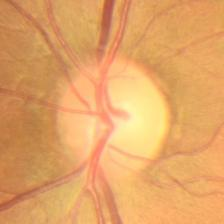
#> input picture analysis/grad_cam/test_images/normal/normal_0008_EDD.jpg, 224 x 224 px; its folder holds only this picture in this run
$ python min_channel.py
#> lines starting #> are read from the running program, lines starting #| are printed output that depends on the picture
"""Exploratory only, not part of the reproducible pipeline: generates a min(R, G, B)
single-channel variant of the basic-resized images, to visually assess whether this
representation might help optic disc localisation (ODL) pipeline development."""

import os
from pathlib import Path
from PIL import Image, ImageChops

DATASETS_ROOT = os.environ.get("DATASETS_ROOT", "./Datasets")
source = os.path.join(DATASETS_ROOT, "Processed Datasets", "basic_resize_224")
destination = os.path.join(DATASETS_ROOT, "Processed Datasets", "min_test")

SOURCE_ROOT = Path(source)
DEST_ROOT = Path(destination)

CLASSES = ["normal", "papilledema", "pseudopapilledema"]
IMAGE_EXTS = {".jpg", ".png"}

# Process images
for cls in CLASSES:
    src_dir = SOURCE_ROOT / cls

    for img_path in src_dir.iterdir():
        if img_path.suffix.lower() not in IMAGE_EXTS:
            continue

        with Image.open(img_path) as img:
#> img is the input picture: PIL image 224x224 RGB; mean R, G, B 227.1, 164.2, 102.2
            img = img.convert("RGB")
            r, g, b = img.split()
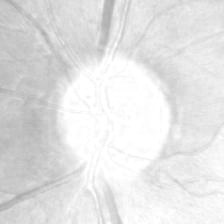
#> r: PIL image 224x224 L; min 171, max 255, mean 227.1
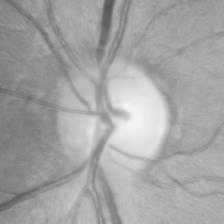
#> g: PIL image 224x224 L; min 86, max 246, mean 164.2
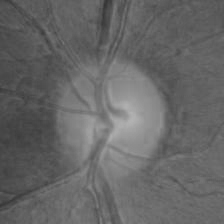
#> b: PIL image 224x224 L; min 53, max 179, mean 102.2

            min_img = ImageChops.darker(ImageChops.darker(r, g), b)
            out_img = Image.merge("RGB", (min_img, min_img, min_img))
#> (the run stopped early here; a loop or call above may not have finished)
